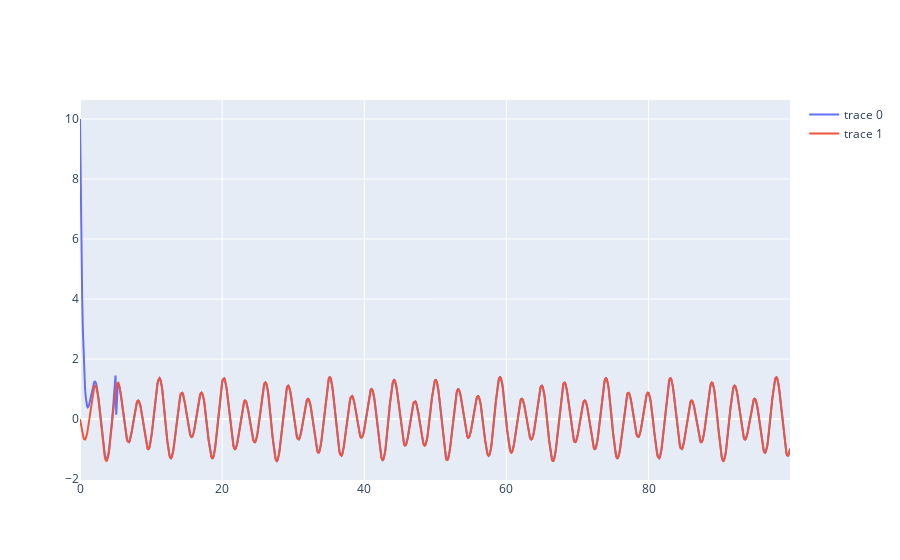

The notebook cell this image was saved under:
### Markdown cell above
### synchronization - order parameter

### Code cell
py.iplot([go.Scatter(x=timeline,y=stateB[:,0]/stateA[:,0]),
            go.Scatter(x=timeline,y=a*sin(w_a*timeline)+b*sin(w_b*timeline))])

### Figure 1 — Plotly figure (JSON) as saved in the notebook; plotly's stock layout.template omitted (floating-point values rounded to 4 significant figures; data arrays with more than 128 entries replaced by an {"elided": "..."} marker saying what was removed)
{"data": [{"type": "scatter", "x": {"elided": "1000 float values"}, "y": {"elided": "1000 float values"}}, {"type": "scatter", "x": {"elided": "1000 float values"}, "y": {"elided": "1000 float values"}}], "layout": {}}
